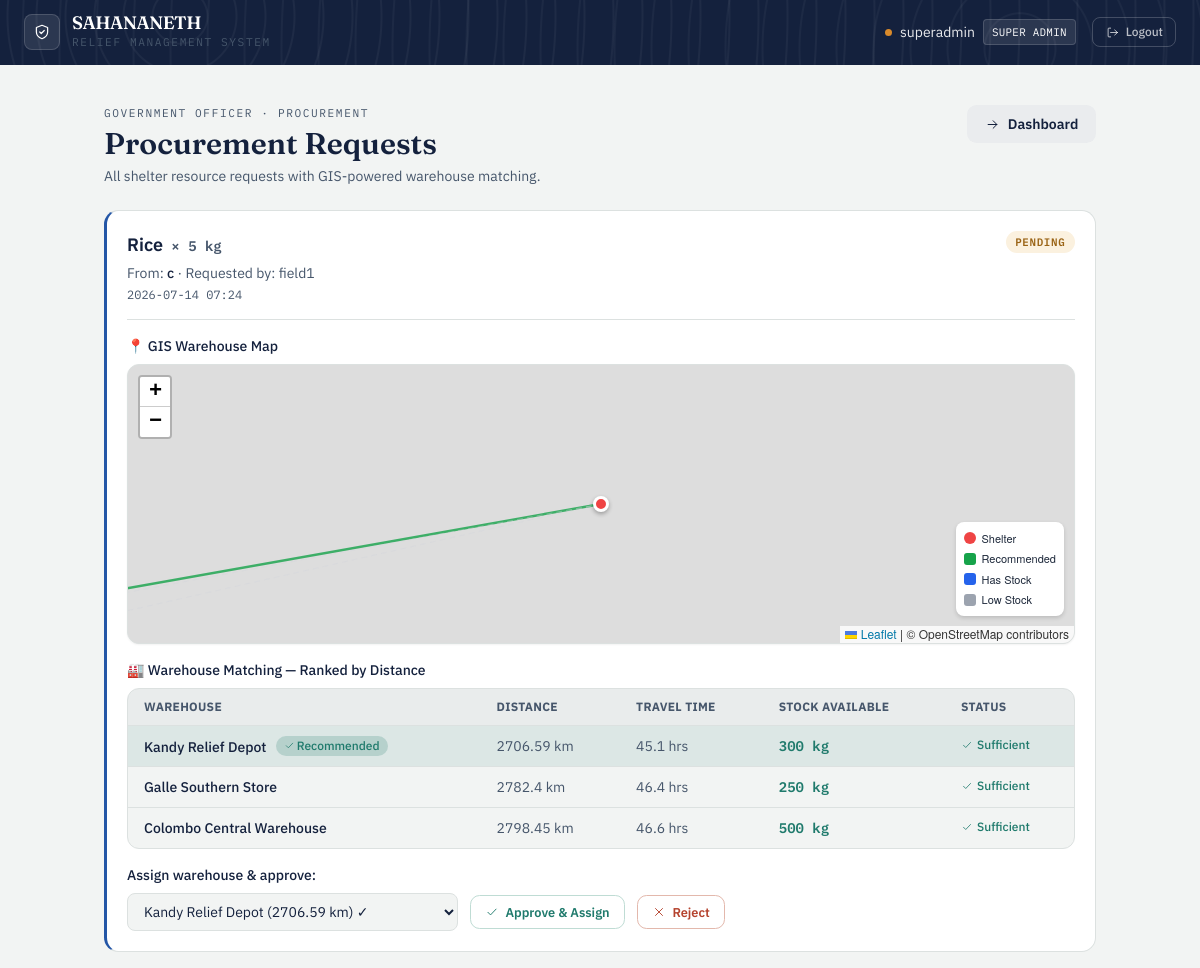
Page /admin/procurement (signed in, upper part) on the earlier database version.
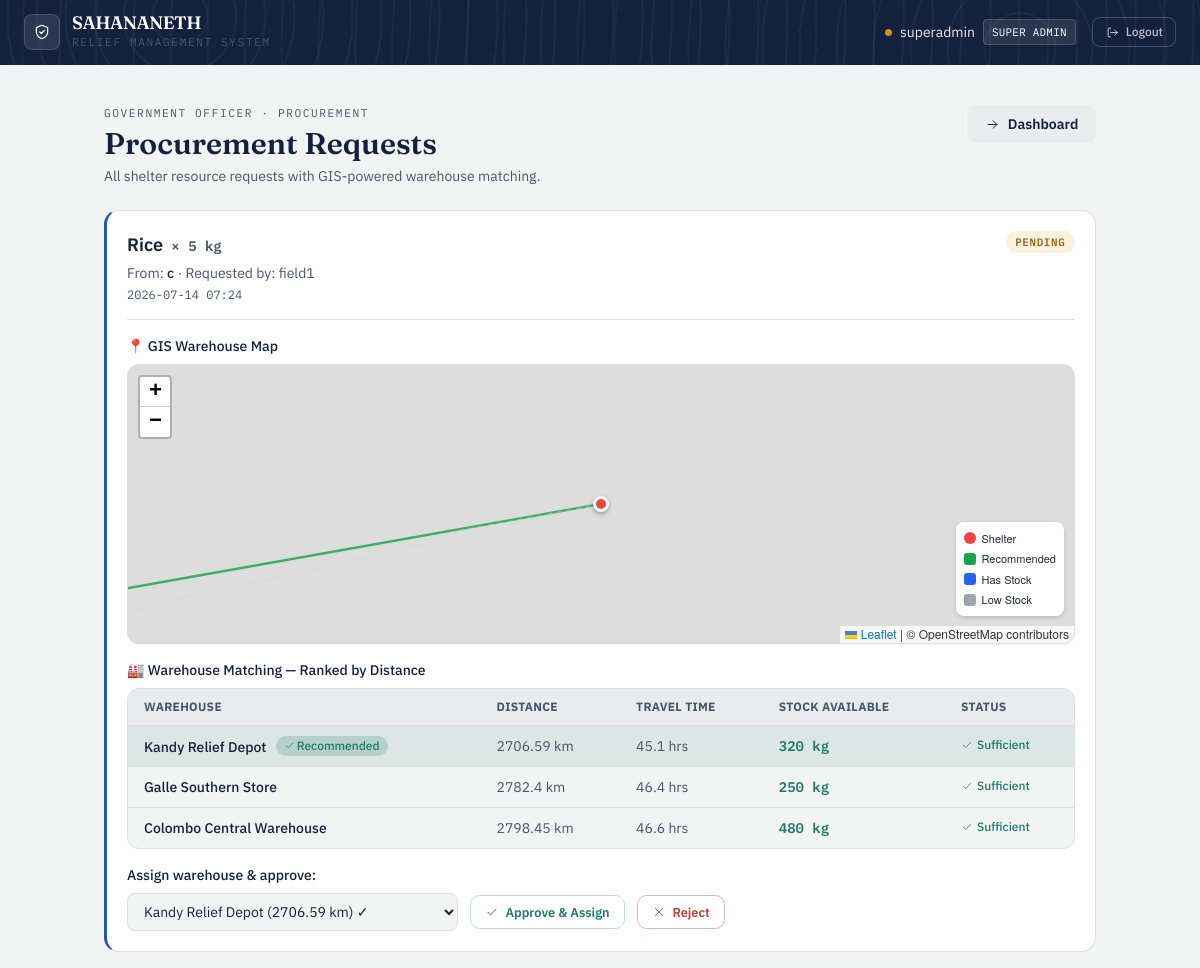
Same page on the later database version.
### app/models/warehouse.py (models this page shows, shortened)
class InventoryStock(db.Model):
    __tablename__ = 'inventory_stock'
    id = db.Column(db.Integer, primary_key=True)
    warehouse_id = db.Column(db.Integer, db.ForeignKey('warehouses.id'), nullable=False)
    sku_name = db.Column(db.String(100), nullable=False)
    quantity_available = db.Column(db.Integer, default=0)
    metric_unit = db.Column(db.String(30), nullable=False)
    threshold = db.Column(db.Integer, default=10)
    updated_at = db.Column(db.DateTime, default=datetime.utcnow,
                           onupdate=datetime.utcnow)

class Warehouse(db.Model):
    __tablename__ = 'warehouses'
    id = db.Column(db.Integer, primary_key=True)
    warehouse_name = db.Column(db.String(150), nullable=False)
    latitude = db.Column(db.Float, nullable=True)
    longitude = db.Column(db.Float, nullable=True)
    address = db.Column(db.String(255), nullable=True)
    status = db.Column(
        db.Enum('pending_approval', 'active', 'inactive',
                name='warehouse_status_enum'),
        default='pending_approval',
        nullable=False
    )
    created_by_id = db.Column(db.Integer, db.ForeignKey('users.id'), nullable=True)
    approved_by_id = db.Column(db.Integer, db.ForeignKey('users.id'), nullable=True)
    created_at = db.Column(db.DateTime, default=datetime.utcnow)
    created_by = db.relationship('User', foreign_keys=[created_by_id],
                                 backref='created_warehouses')
    approved_by = db.relationship('User', foreign_keys=[approved_by_id],
                                  backref='approved_warehouses')
    inventory = db.relationship('InventoryStock', backref='warehouse',
                                cascade='all, delete-orphan')
    assignments = db.relationship('WarehouseAssignment', back_populates='warehouse',
                              cascade='all, delete-orphan')

### app/routes/super_admin.py (the view)
@admin_bp.route('/procurement')
@login_required
@role_required('super_admin')
def procurement_requests():
    from app.models.procurement import ProcurementRequest
    from app.models.warehouse import Warehouse
    from app.services.geo_services import find_matching_warehouses
    requests = ProcurementRequest.query.order_by(
        ProcurementRequest.created_at.desc()
    ).all()
    gis_matches = {}
    for req in requests:
        if req.status_state == 'pending' and req.shelter:
            matches = find_matching_warehouses(
                req.shelter,
                req.requested_sku,
                req.quantity_needed
            )
            gis_matches[req.id] = matches
    warehouses = Warehouse.query.filter_by(status='active').all()
    return render_template('gov_officer/procurement.html',
                           requests=requests,
                           warehouses=warehouses,
                           gis_matches=gis_matches)

### app/models/user.py (called while the page is built)
@login_manager.user_loader
def load_user(user_id):
    return User.query.get(int(user_id))

### app/services/geo_services.py (called while the page is built)
def haversine_distance(lat1, lon1, lat2, lon2):
    R = 6371  # Earth radius in km
    lat1, lon1, lat2, lon2 = map(math.radians, [lat1, lon1, lat2, lon2])
    dlat = lat2 - lat1
    dlon = lon2 - lon1
    a = math.sin(dlat / 2) ** 2 + \
        math.cos(lat1) * math.cos(lat2) * math.sin(dlon / 2) ** 2
    c = 2 * math.asin(math.sqrt(a))
    return round(R * c, 2)

def estimate_travel_time(distance_km):
    minutes = (distance_km / 60) * 60
    if minutes < 60:
        return f'{int(minutes)} min'
    hours = minutes / 60
    return f'{hours:.1f} hrs'

### app/utils.py (called while the page is built)
def role_required(*roles):
    def decorator(f):
        @wraps(f)
        def decorated_function(*args, **kwargs):
            if not current_user.is_authenticated:
                abort(401)
            if current_user.role_level not in roles:
                abort(403)
            return f(*args, **kwargs)
        return decorated_function
    return decorator

### app/templates/gov_officer/procurement.html (shortened to what the changed rows need)
{% extends "base.html" %}
{% block content %}
<link rel="stylesheet" href="https://unpkg.com/leaflet@1.9.4/dist/leaflet.css"/>
<div class="mx-auto mt-10 max-w-5xl px-4 pb-16">
    <div class="mb-6 flex flex-wrap items-start justify-between gap-3">
        <div>
            <h1 class="mt-1 font-display text-3xl font-semibold text-ink">Procurement Requests</h1>
        </div>
    </div>
    {% if requests %}
    <div class="space-y-4">
        {% for req in requests %}
        <div class="ledger-card tone-civic p-5">
            <div class="mb-3 flex flex-wrap items-start justify-between gap-3">
                <div>
                    <p class="text-lg font-semibold text-ink">
                        {{ req.requested_sku }}
                        <span class="ml-1 font-mono text-sm text-slate">
                            × {{ req.quantity_needed }} {{ req.metric_unit }}
                        </span>
                    </p>
                    <p class="mt-1 text-sm text-slate">
                        From: <span class="font-medium text-ink">{{ req.shelter.shelter_name }}</span>
                        · Requested by: {{ req.requested_by.username }}
                    </p>
                    <p class="mt-1 text-xs font-mono text-slate">
                        {{ req.created_at.strftime('%Y-%m-%d %H:%M') }}
                    </p>
                </div>
                <span class="status-pill {% if req.status_state == 'pending' %}status-pending{% elif req.status_state == 'approved' %}status-approved{% elif req.status_state == 'fulfilled' %}status-fulfilled{% else %}status-rejected{% endif %}">
                    {{ req.status_state.title() }}
                </span>
            </div>
            {% if req.status_state == 'pending' %}
            <div class="mt-4 border-t border-line pt-4 space-y-4">
                {% if gis_matches.get(req.id) %}
                {% set matches = gis_matches[req.id] %}
                {% if req.shelter.latitude and req.shelter.longitude %}
                <div>
                    <p class="mb-2 text-sm font-medium text-ink flex items-center gap-1.5">
                        📍 GIS Warehouse Map
                    </p>
                    <div id="map-{{ req.id }}" class="w-full rounded-xl border border-line bg-paper shadow-sm" style="height: 280px; z-index: 1;"></div>
                </div>
                {% endif %}
                <div>
                    <p class="mb-2 text-sm font-medium text-ink">
                        🏭 Warehouse Matching — Ranked by Distance
                    </p>
                    <div class="overflow-x-auto rounded-xl border border-line bg-paper">
                        <table class="w-full text-sm text-left">
                            <thead>
                                <tr class="border-b border-line bg-slate/5 text-xs font-semibold uppercase tracking-wide text-slate">
                                    <th class="px-4 py-2.5">Warehouse</th>
                                    <th class="px-4 py-2.5">Distance</th>
                                    <th class="px-4 py-2.5">Travel Time</th>
                                    <th class="px-4 py-2.5">Stock Available</th>
                                    <th class="px-4 py-2.5">Status</th>
                                </tr>
                            </thead>
                            <tbody class="divide-y divide-line text-ink">
                                {% for match in matches %}
                                <tr class="{% if match.recommended %}bg-relief/10{% endif %}">
                                    <td class="px-4 py-2.5 font-medium">
                                        {{ match.warehouse.warehouse_name }}
                                        {% if match.recommended %}
                                        <span class="ml-1.5 inline-flex items-center gap-0.5 rounded-full bg-relief/20 px-2 py-0.5 text-xs font-medium text-relief">
                                            <svg class="icon" style="width:11px;height:11px"><use href="#icon-check"/></svg> Recommended
                                        </span>
                                        {% endif %}
                                    </td>
                                    <td class="px-4 py-2.5 text-slate">
                                        {% if match.distance_km %}{{ match.distance_km }} km{% else %}—{% endif %}
                                    </td>
                                    <td class="px-4 py-2.5 text-slate">
                                        {{ match.travel_time or '—' }}
                                    </td>
                                    <td class="px-4 py-2.5 font-mono {% if match.has_sufficient %}text-relief font-semibold{% else %}text-rust{% endif %}">
                                        {{ match.quantity_available }} {{ req.metric_unit }}
                                    </td>
                                    <td class="px-4 py-2.5">
                                        {% if match.has_sufficient %}
                                        <span class="inline-flex items-center gap-1 text-xs font-medium text-relief">
                                            <svg class="icon" style="width:12px;height:12px"><use href="#icon-check"/></svg> Sufficient
                                        </span>
                                        {% else %}
                                        <span class="inline-flex items-center gap-1 text-xs font-medium text-rust">
                                            <svg class="icon" style="width:12px;height:12px"><use href="#icon-alert"/></svg> Insufficient
                                        </span>
                                        {% endif %}
                                    </td>
                                </tr>
                                {% endfor %}
                            </tbody>
                        </table>
                    </div>
                </div>
                <div>
                    <p class="mb-2 text-sm font-medium text-ink">Assign warehouse & approve:</p>
                    <form method="POST" action="/gov/procurement/approve/{{ req.id }}" class="flex flex-wrap items-center gap-3">
                        <select name="warehouse_id" required class="rounded-lg border border-line bg-paper px-3 py-2 text-sm text-ink focus:border-civic focus:outline-none focus:ring-2 focus:ring-civic/40">
                            {% for match in matches %}
                            <option value="{{ match.warehouse.id }}" {% if match.recommended %}selected{% endif %}>
                                {{ match.warehouse.warehouse_name }} {% if match.distance_km %}({{ match.distance_km }} km){% endif %} {% if match.has_sufficient %}✓{% else %}⚠️{% endif %}
                            </option>
                            {% endfor %}
                        </select>
                        <button type="submit" class="btn-approve inline-flex items-center gap-1.5">
                            <svg class="icon" style="width:14px;height:14px"><use href="#icon-check"/></svg>
                            Approve & Assign
                        </button>
                        <a href="/gov/procurement/reject/{{ req.id }}" class="btn-danger inline-flex items-center gap-1.5">
                            <svg class="icon" style="width:14px;height:14px"><use href="#icon-x"/></svg>
                            Reject
                        </a>
                    </form>
                </div>
                {% endif %}
            </div>
            {% endif %}
        </div>
        {% endfor %}
    </div>
    {% else %}
    <div class="ledger-card tone-relief p-6 text-center text-slate">
        No procurement requests yet.
    </div>
    {% endif %}
</div>
{% endblock %}

Differences in the rows shown:
changed InventoryStock "Kandy Relief Depot": quantity_available "300" → "320"
changed InventoryStock "Colombo Central Warehouse": quantity_available "500" → "480"
